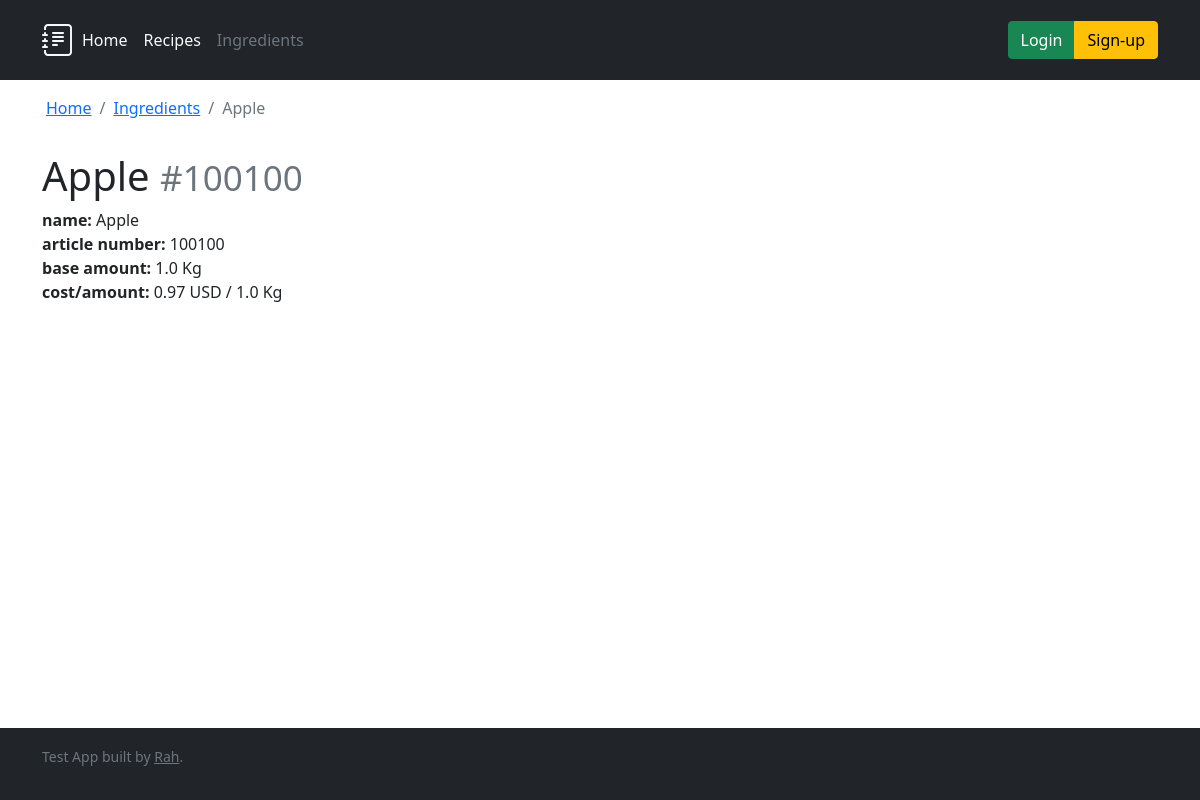
The page /ingredients/5 on the database as committed earlier.
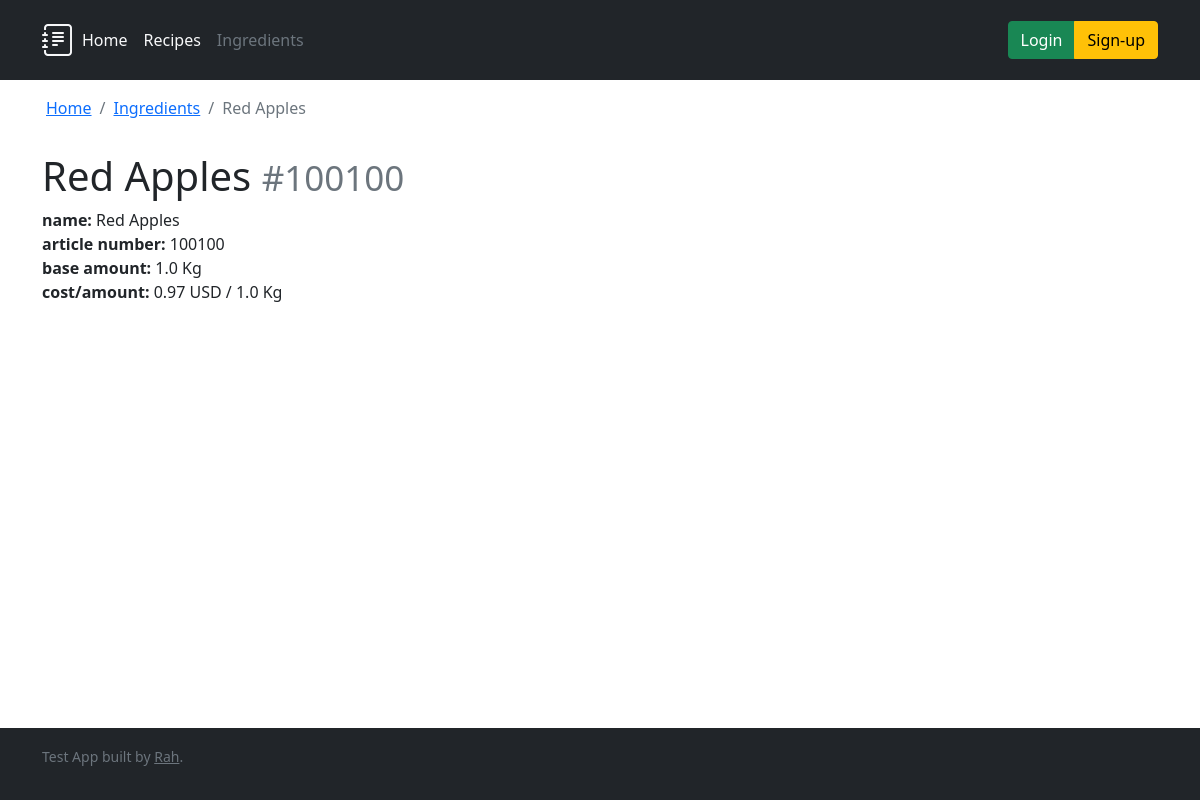
The same page on the database as committed later.
### ingredients/models.py (models this page shows, shortened)
class Ingredient(models.Model):
    class Meta:
        ordering = ('name', 'article_number')
        verbose_name = 'Ingredient'
        verbose_name_plural = 'Ingredients'
    name = models.CharField(verbose_name='Ingredient name', max_length=256)
    article_number = models.CharField(
        verbose_name='Article number', max_length=24)
    base_measurement_unit = models.CharField(
        verbose_name='Measurement Unit', max_length=2, choices=MeasurementUnits.choices)
    base_amount = models.FloatField(verbose_name='Buying Amount', default=0)
    cost_per_base_amount = models.DecimalField(
        verbose_name='Cost per buying amount', max_digits=10, decimal_places=2)
    @admin.display(description='Cost/amount')
    def formatted_cost(self) -> str:
        return f'{self.cost_per_base_amount} {DEFAULT_CURRENCY["CODE"]} / {self.base_amount} {self.base_measurement_unit}'

### ingredients/views.py (the view)
# urls.py: path('<int:pk>', views.DetailView.as_view(), name='detail'),
class DetailView(generic.DetailView):
    model = Ingredient
    template_name = 'ingredients/detail.html'

### ingredients/templates/ingredients/detail.html (shortened to what this page needs)
{% extends 'base.html' %}
{% block header %}{% include "header.html" with active_item="ingredients" %}{% endblock header %}
{% block breadcrumb %}
{{ block.super }}
<li class="breadcrumb-item"><a href="{% url 'ingredients:index' %}">Ingredients</a></li>
<li class="breadcrumb-item active" aria-current="page">{{ ingredient.name }}</li>
{% endblock breadcrumb %}
{% block content %}
<h1>{{ ingredient.name }} <small class="text-muted">#{{ ingredient.article_number }}</small></h1>
<p>
    <strong>name:</strong> {{ ingredient.name }}<br>
    <strong>article number:</strong> {{ ingredient.article_number }}<br>
    <strong>base amount:</strong> {{ ingredient.base_amount }} {{ ingredient.base_measurement_unit }}<br>
    <strong>cost/amount:</strong> {{ ingredient.formatted_cost }}<br>
</p>
{% endblock %}

Rows that differ between the two databases and show on the page:
changed Ingredient "Kg": name "Apple" → "Red Apples"
